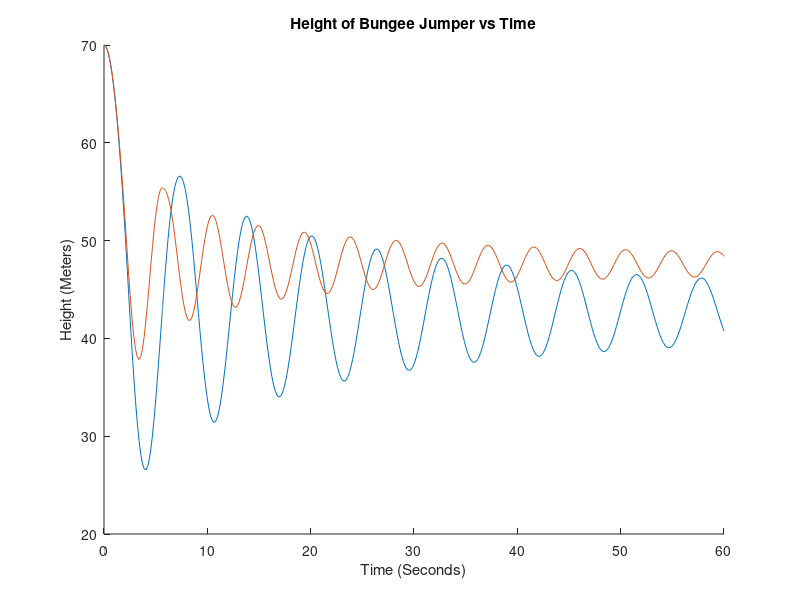
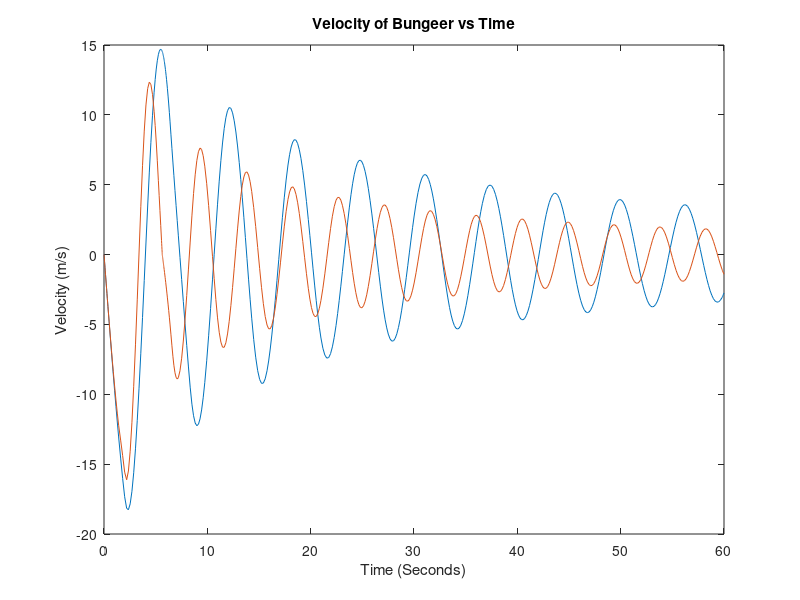

These charts were generated, in order, by the following MATLAB code:
function [ T, R ] = fourthpass()
%Spring with air resistance, tension in one direction

%universal variables
A = .5; %Cross-sectional area of human lying down (m^2)
rho = 1.2; %Density of air (kg/m^3)
y = 70; %Current height of the jumper m
Cd = 3.3; %Drag coeffiecent of human lying down (unitless)(data from Google Drive)
g = 9.81; %Acceleration due to gravity m/s^2
startH = y; %Starting height of the jumper m
%%%%%%%%%%%%%%%

% Jumper 1
k1 = 100; %Spring constant of the bungee cord N/m
lo1 =17.5;%Resting length of the cord with no mass on it m
vy1 = 0; %Current velocity of the jumper m/s
mass1 = 100; %Mass of jumper kg
restingL1 = lo1 +((mass1*g)/k1); %Resting length of cord with mass on it m
%%%%%%%%%%%%%%%
%jumper 2

k2 = 100; %Spring constant of the bungee cord N/m
lo2 =17.5;%Resting length of the cord with no mass on it m
vy2 = 0; %Current velocity of the jumper m/s
mass2 = 50; %Mass of jumper kg
restingL2 = lo2 +((mass2*g)/k2); %Resting length of cord with mass on it m

Data1 = [y, vy1 ,y, vy2];

% function kopt= jumperOptimization(dataNum)
%   changingValues(~,dataNum);
% end

    function res = changingValues1(~, Data)
        y = Data(1);
        vy = Data(2);
        dydt = vy;
        y2 = Data(3);
        vy2 = Data(4);
        dydt2 = vy2;
        %Acceleration
        if(y <= (startH - lo1)) %Below tension point
            if(vy >= 0) %Going up STEP 3
                dvydt = (-(mass1*g) + (k1 *(startH-y-lo1)) - (.5 *rho* Cd* A *vy^2 ))/mass1;
            else %Going down STEP 2
                dvydt = (-(mass1*g) + (k1 *(startH-y-lo1)) + (.5 *rho* Cd* A *vy^2 ))/mass1;
            end
            
        else %Above tension point
            if(vy >= 0) %Going up STEP 4
                dvydt = (-(mass1*g) -(.5 *rho* Cd* A *vy^2 ))/mass1;
            else %Going down STEP 1
                dvydt = (-(mass1*g) + (.5 *rho* Cd* A *vy^2 ))/mass1;
            end
        end
        if(dvydt >(3.5*9.8) || dvydt <-(3.5*9.8))
            disp(dvydt);
        end
        %Acceleration
        if(y2 <= (startH - lo2)) %Below tension point
            if(vy2 >= 0) %Going up STEP 3
                dvydt2 = (-(mass2*g) + (k2 *(startH-y2-lo2)) - (.5 *rho* Cd* A *vy2^2 ))/mass2;
            else %Going down STEP 2
                dvydt2 = (-(mass2*g) + (k2 *(startH-y2-lo2)) + (.5 *rho* Cd* A *vy2^2 ))/mass2;
            end
            
        else %Above tension point
            if(vy2 >= 0) %Going up STEP 4
                dvydt2 = (-(mass2*g) -(.5 *rho* Cd* A *vy^2 ))/mass2;
            else %Going down STEP 1
                dvydt2 = (-(mass2*g) + (.5 *rho* Cd* A *vy^2 ))/mass2;
            end
        end
        
        if(dvydt2 >(3.5*9.8) || dvydt2 <-(3.5*9.8))
            disp(dvydt2);
        end
        res = [dydt; dvydt; dydt2; dvydt2];
        
    end

[T1, R1] = ode45(@changingValues1, [0 60], Data1);
hold on
figure(1);
Y1 = R1(:,1);
plot(T1,Y1);
Y2 = R1(:,3);
hold on
plot(T1,Y2);
title('Height of Bungee Jumper vs Time');
xlabel('Time (Seconds)');
ylabel('Height (Meters)');
hold on;
figure(2);
V1 = R1(:,2);
plot(T1,V1);
V2 = R1(:,4);
hold on
plot(T1,V2);
title('Velocity of Bungeer vs Time');
xlabel('Time (Seconds)');
ylabel('Velocity (m/s)');

Diff= Y1- Y2;
intersect(1) = 0;
indexOfInterest(1) = 1;
j = 1;
    function inte = findIntersect()
        for i = 2: length(T1)
            if(sign(Diff(i))~= sign(Diff(i-1)))
                intersect(i) = T1(i);
                indexOfInterest(j) = i;
                j = j+1;
            end
        end
        inte = intersect;
    end


ValuesOfIntersection = findIntersect()

indexOfInterest
results = length(indexOfInterest);
end